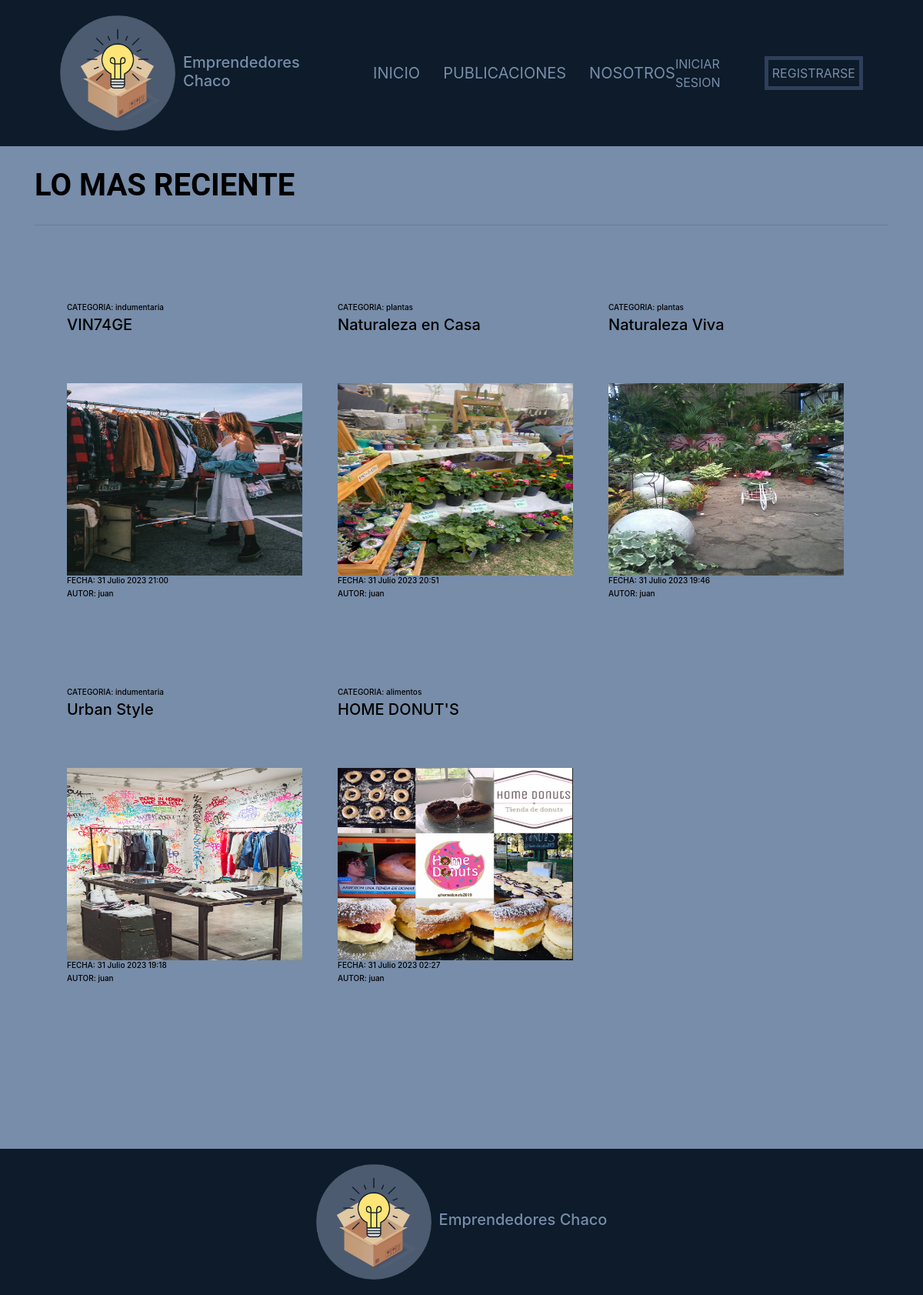
The app's page /, older data.
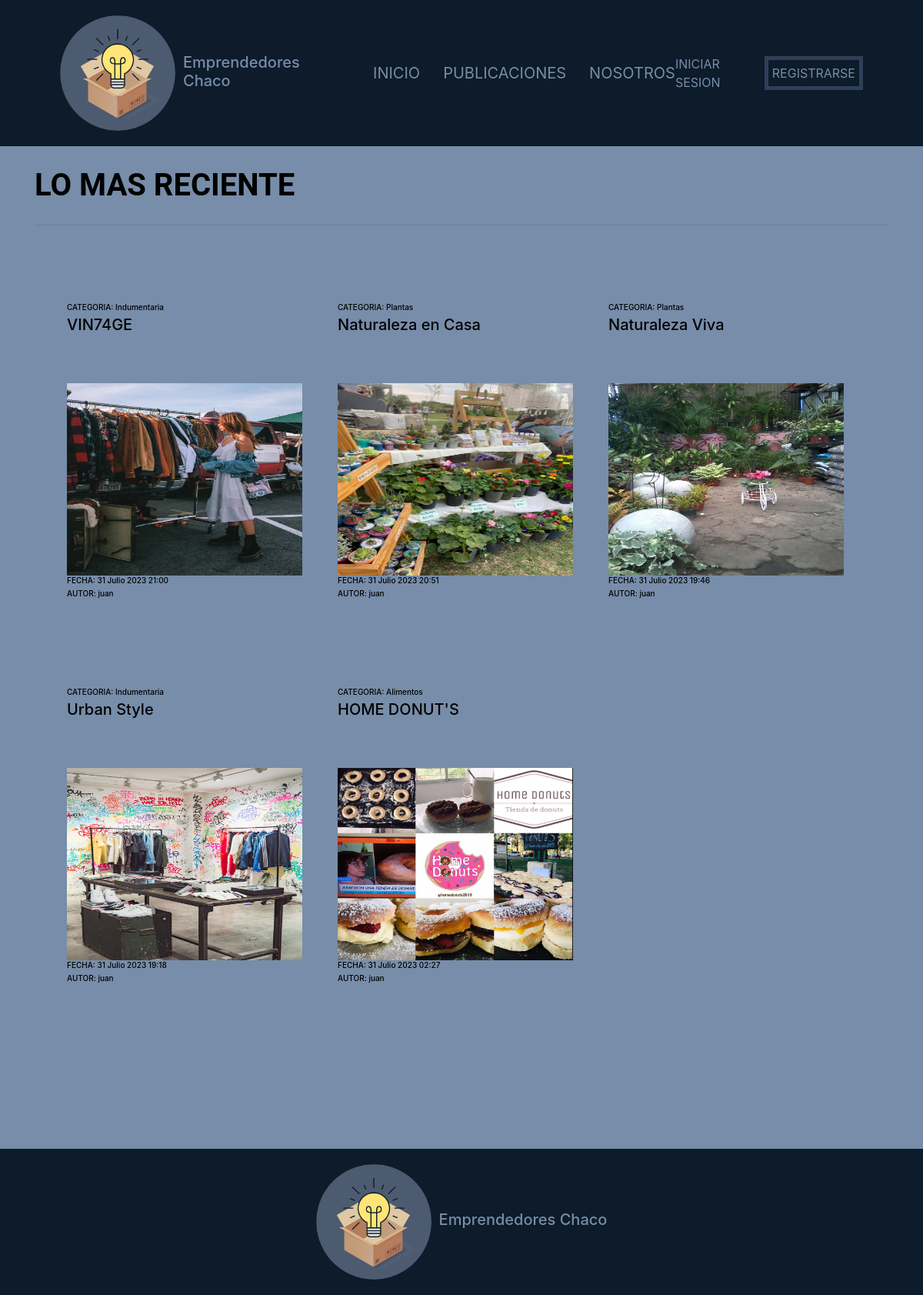
The same page, newer data.
### apps/publicaciones/models.py (models this page shows, shortened)
class Publicacion(models.Model):
    creado = models.DateTimeField('creado', auto_now_add=True)
    modificado = models.DateTimeField('modificado', auto_now=True)
    titulo = models.CharField(max_length = 250)
    contenido = models.TextField()
    autor = models.ForeignKey(User, on_delete = models.CASCADE)
    imagen = models.ImageField(upload_to = 'publicaciones')
    categoria = models.ForeignKey(Categoria, on_delete = models.CASCADE)

class Categoria(models.Model):
    nombre = models.CharField(max_length=80)
    def __str__(self):
        return self.nombre

### BlogEmprendedores/views.py (the view)
# urls.py: path('', views.ListarRecientes, name="home"),
def ListarRecientes(request):
    ctx = {}
    categorias = Categoria.objects.all()
    todas_publicaciones = Publicacion.objects.order_by('-creado')[:5]
    ctx['object_list'] = todas_publicaciones
    ctx['categorias'] = categorias
    return render(request, 'inicio.html', ctx)

### templates/inicio.html
{% extends 'base.html' %}
{% block contenido %}
<div class="container">
    <h1 style="font-size: 40px;color: black;font-weight: bold;">LO MAS RECIENTE</h1><hr>
</div>
<div class="publicaciones contenedor">
    <div class="row">
            {% for p in object_list %}
            <div class="publicacion col-md-4 col-sm-6">
                <a class="interact" href="{% url 'publicaciones:detalle_publicacion' p.pk %}">
                    <div class="publicacion__info">
                        <h6>CATEGORIA: {{p.categoria}}</h6>
                        <h2> {{p.titulo}}</h2>
                    </div>
                    <img src="{{p.imagen.url}}">
                    <div>
                        <h6>FECHA: {{p.creado}}</h6>
                        <h6>AUTOR: {{p.autor}}</h6>
                    </div>
                </a>
            </div>
            {% endfor %}
    </div>
</div>
{% endblock contenido %}

Row changes from the older to the newer data that the page shows:
changed through a linked row, Publicacion "VIN74GE": categoria "indumentaria" → "Indumentaria"
changed through a linked row, Publicacion "Naturaleza en Casa": categoria "plantas" → "Plantas"
changed through a linked row, Publicacion "Naturaleza Viva": categoria "plantas" → "Plantas"
changed through a linked row, Publicacion "Urban Style": categoria "indumentaria" → "Indumentaria"
changed through a linked row, Publicacion "HOME DONUT'S": categoria "alimentos" → "Alimentos"
